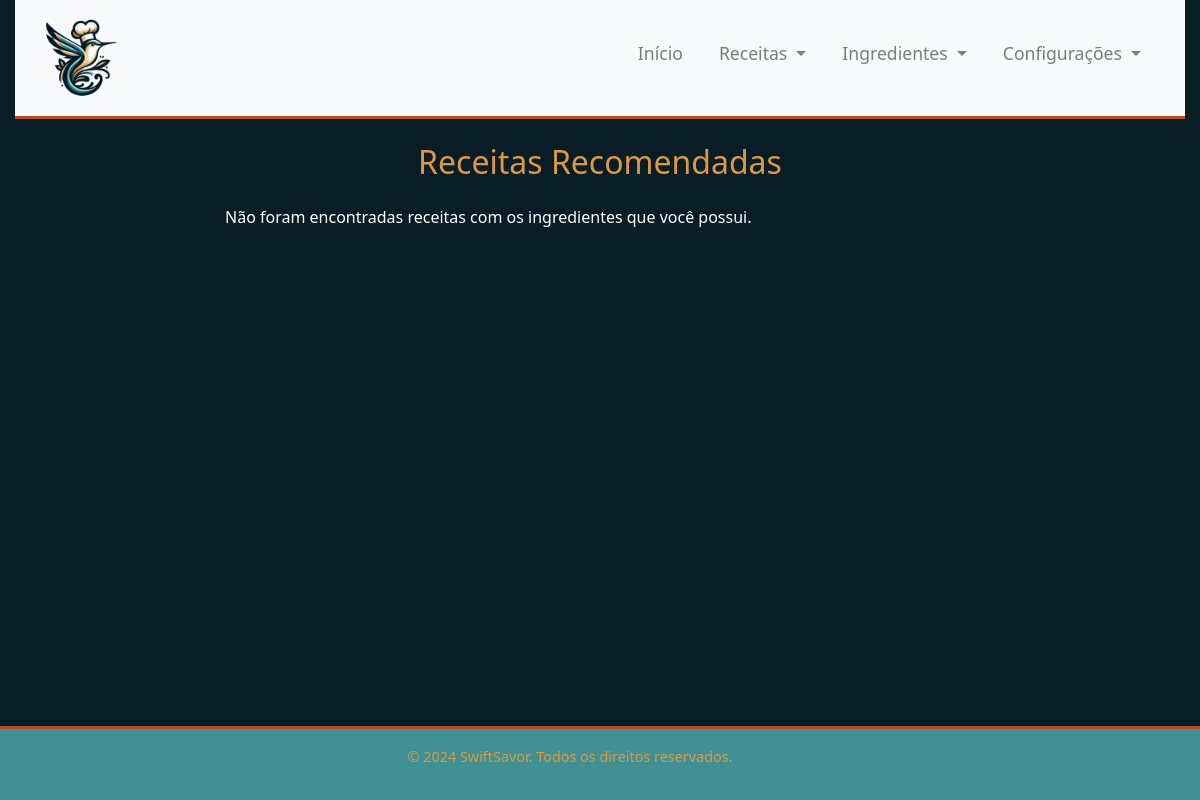
The page /recipes/recomendadas/ (signed in) on the database as committed earlier.
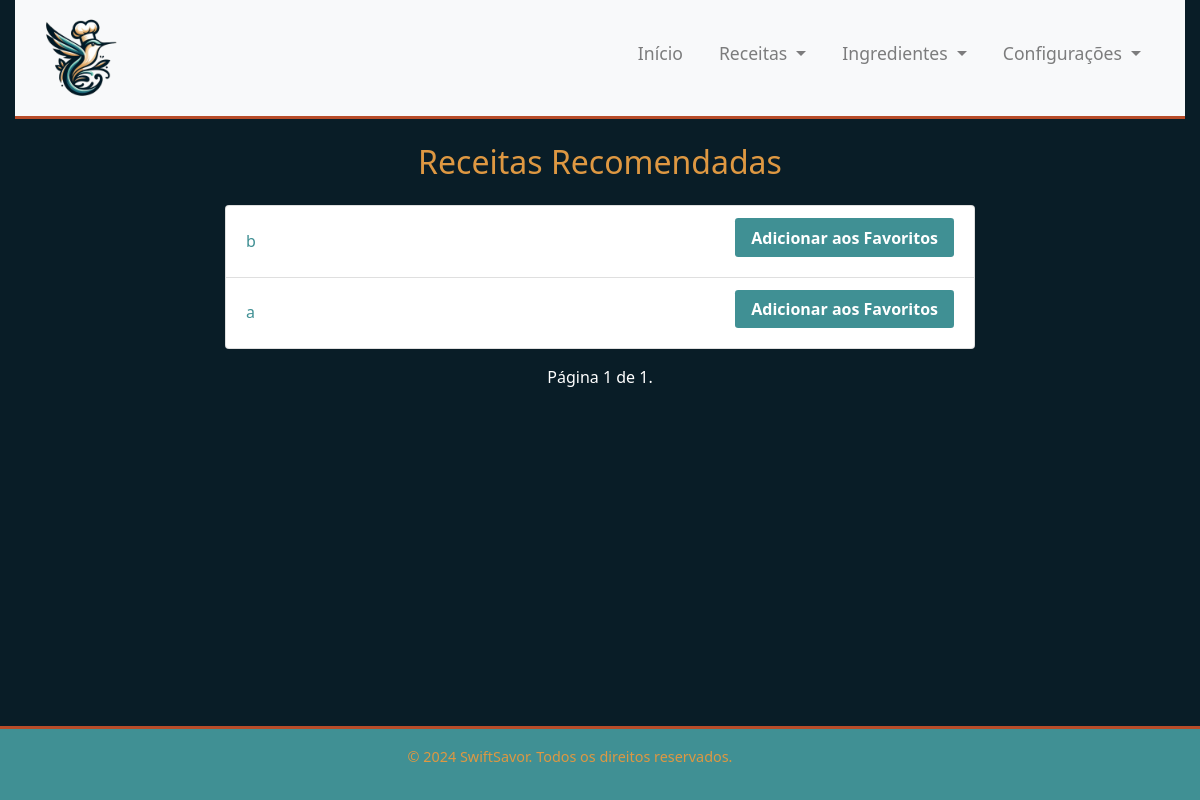
The same page on the database as committed later.
### recipes/models.py (models this page shows, shortened)
class Receita(models.Model):
    nome = models.CharField(max_length=200)
    ingredientes = models.ManyToManyField(Ingrediente)
    instruções = models.TextField()
    usuario = models.ForeignKey(User, on_delete=models.SET_NULL, null=True, blank=True)
    data_cadastro = models.DateField(auto_now_add=False, default=timezone.now)
    aprovada = models.BooleanField(default=False)

### recipes/views.py (the view)
# urls.py: path('recomendadas/', views.receitas_recomendadas, name='receitas_recomendadas'),
@login_required
def receitas_recomendadas(request):
    ingredientes_usuario_ids = UsuarioIngrediente.objects.filter(
        usuario=request.user
    ).values_list('ingrediente_id', flat=True)
    receitas_possiveis = Receita.objects.filter(
        ingredientes__id__in=ingredientes_usuario_ids,
        aprovada=True
    ).distinct()
    receitas_completas = []
    for receita in receitas_possiveis:
        ingredientes_receita_ids = set(receita.ingredientes.values_list('id', flat=True))
        if ingredientes_receita_ids.issubset(ingredientes_usuario_ids):
            receitas_completas.append(receita)
    paginator = Paginator(receitas_completas, 10)
    page = request.GET.get('page')
    try:
        receitas = paginator.page(page)
    except PageNotAnInteger:
        receitas = paginator.page(1)
    except EmptyPage:
        receitas = paginator.page(paginator.num_pages)
    return render(request, 'recipes/receitas_recomendadas.html', {'receitas': receitas})

### recipes/templates/recipes/receitas_recomendadas.html (shortened to what this page needs)
{% extends 'main/base.html' %}
{% block content %}
<div class="container-fluid mt-4">
    <div class="row justify-content-center">
        <div class="col-md-8">
            <h2 class="mb-4 text-center">Receitas Recomendadas</h2>
            {% if receitas %}
                <ul class="list-group">
                    {% for receita in receitas %}
                        <li class="list-group-item d-flex justify-content-between align-items-center">
                            <a href="{% url 'detalhes_receita' receita.id %}">{{ receita.nome }}</a>
                            <a href="{% url 'favorites:adicionar_favoritos' receita.id %}" class="btn btn-primary btn-sm">Adicionar aos Favoritos</a>
                        </li>
                    {% endfor %}
                </ul>
                <div class="pagination justify-content-center mt-3">
                    <span class="step-links">
                        <span class="current">
                            Página {{ receitas.number }} de {{ receitas.paginator.num_pages }}.
                        </span>
                    </span>
                </div>
            {% else %}
                <p>Não foram encontradas receitas com os ingredientes que você possui.</p>
            {% endif %}
        </div>
    </div>
</div>
{% endblock %}

Rows that differ between the two databases and show on the page:
added Receita: nome "b"
added Receita: nome "a"
Other text that changed with them:
{{ receitas.number }}: (not shown) → "1"
{{ receitas.paginator.num_pages }}: (not shown) → "1"
text no longer shown: "Não foram encontradas receitas com os ingredientes que você possui."
text now shown: "Página de ."
